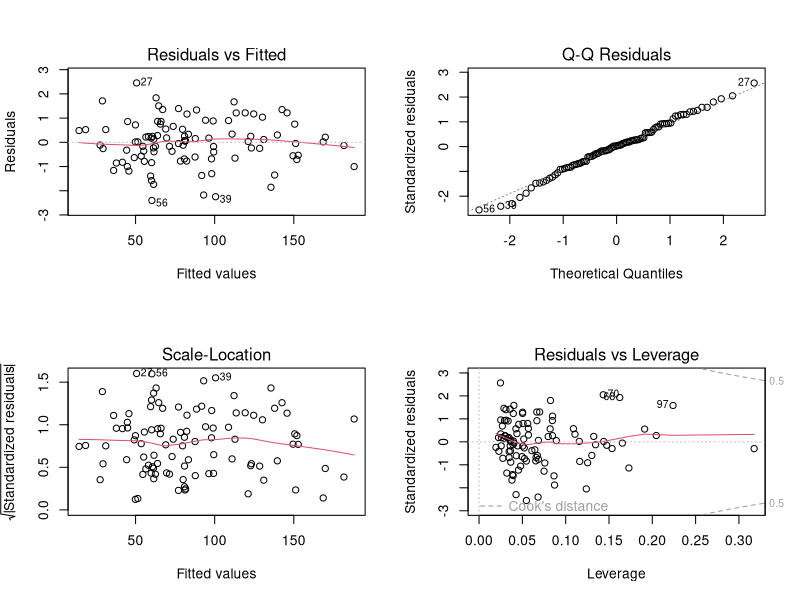
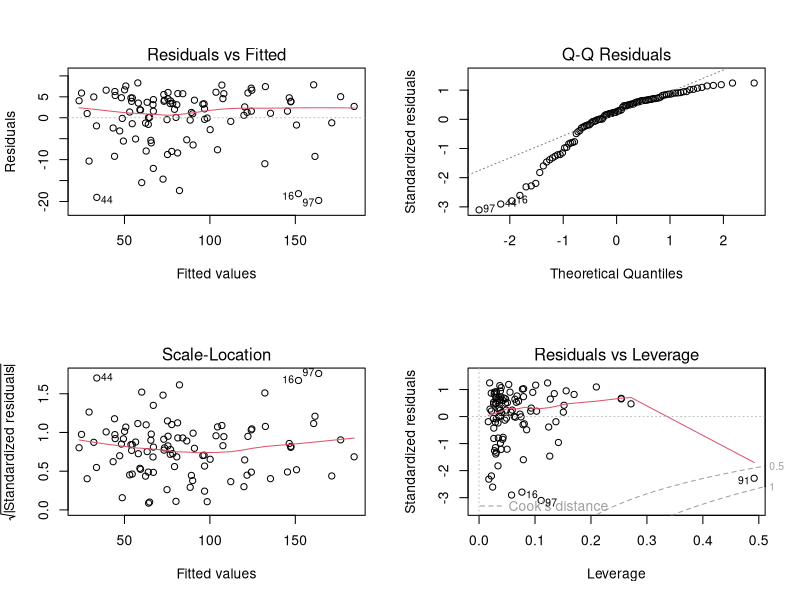
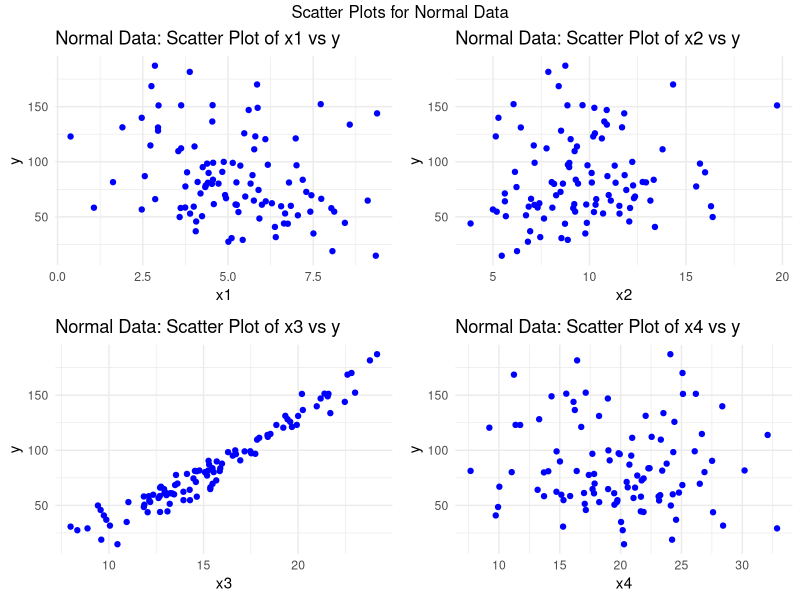
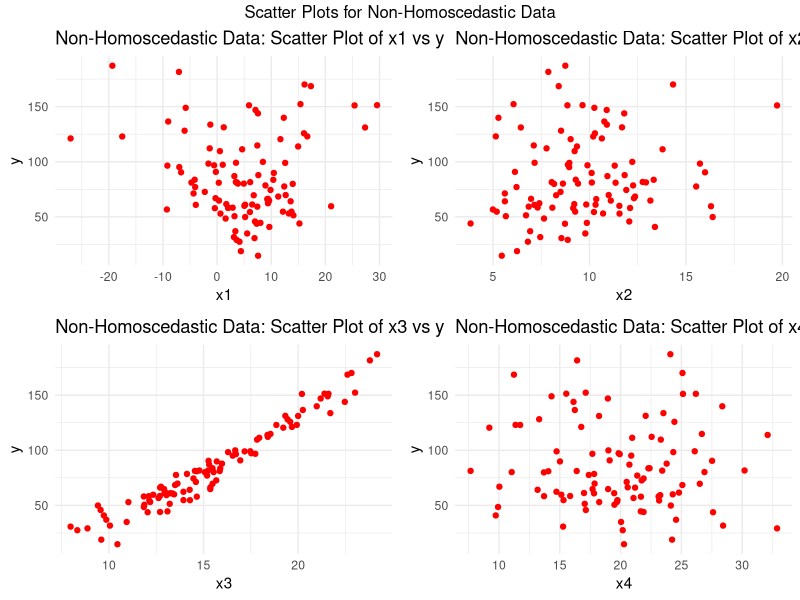
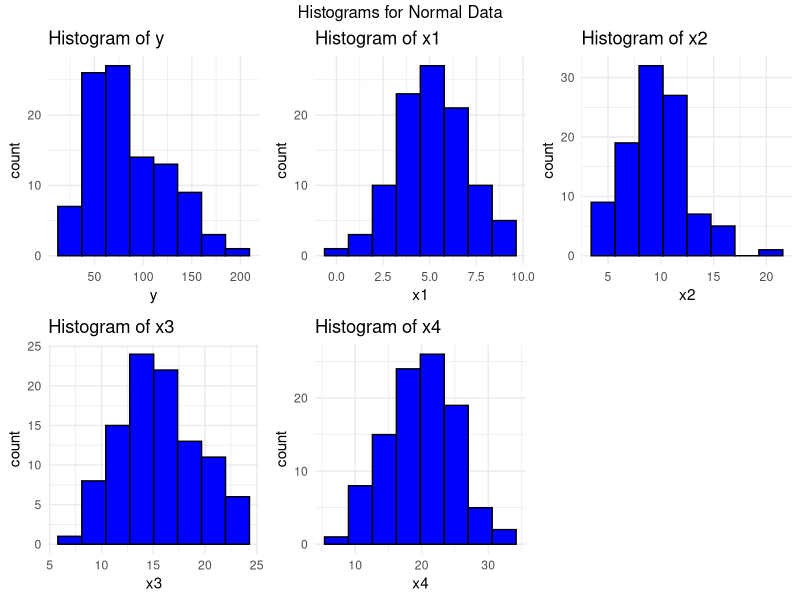
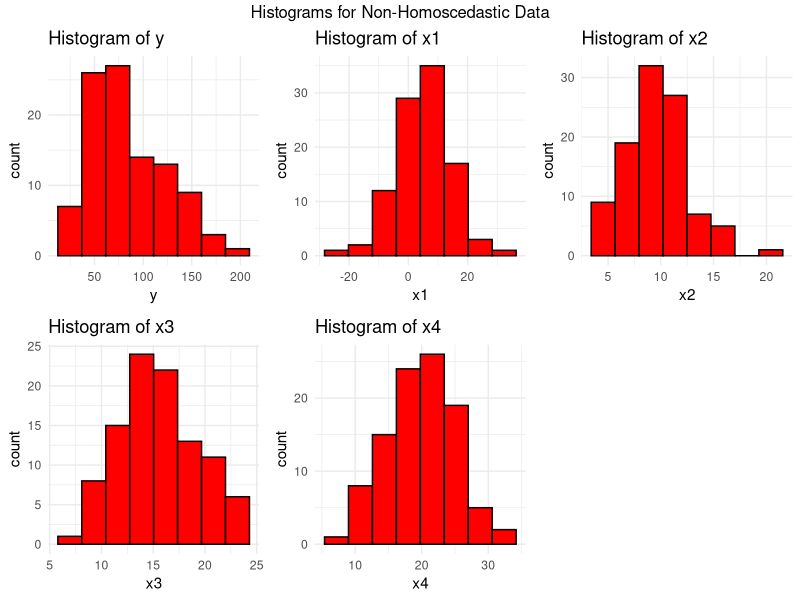

The R source for these figures, in order:
library(ggplot2)
library(gridExtra)

# Set seed for reproducibility
set.seed(123)

# Generate independent variables
n <- 100
x1 <- rnorm(n, mean = 5, sd = 2)
x2 <- rnorm(n, mean = 10, sd = 3)
x3 <- rnorm(n, mean = 15, sd = 4)
x4 <- rnorm(n, mean = 20, sd = 5)

# Generate dependent variable with a polynomial relationship
y <- 3 + 2*x1 - 0.5*x1^2 + 1.5*x2 + 0.3*x3^2 - 0.2*x4 + rnorm(n, mean = 0, sd = 1)

# Create a data frame
data <- data.frame(y, x1, x2, x3, x4)

# Fit a polynomial regression model
model <- lm(y ~ poly(x1, 2) + x2 + poly(x3, 2) + x4, data = data)

# Summary of the model
summary(model)

# Add an error term to x1 that scales with the corresponding y value
x1_new <- x1 + rnorm(n, mean = 0, sd = 0.1 * abs(y))

# Generate new dependent variable with the same polynomial relationship
y_new <- 3 + 2*x1_new - 0.5*x1_new^2 + 1.5*x2 + 0.3*x3^2 - 0.2*x4 + rnorm(n, mean = 0, sd = 1)

# Create a new data frame
data_new <- data.frame(y, x1 = x1_new, x2, x3, x4)

# Fit a new polynomial regression model
model_new <- lm(y ~ poly(x1, 2) + x2 + poly(x3, 2) + x4, data = data_new)

# Summary of the new model
summary(model_new)

# Diagnostic plots for the original model
par(mfrow = c(2, 2))
plot(model)

# Diagnostic plots for the new model
par(mfrow = c(2, 2))
plot(model_new)

# Function to create scatter plots for each numeric column against 'y'
scatter_plots <- function(data, color, title_prefix) {
  lapply(names(data)[-1], function(col) {
    ggplot(data, aes_string(x = col, y = "y")) +
      geom_point(color = color) +
      ggtitle(paste(title_prefix, col, "vs y")) +
      theme_minimal()
  })
}

# Scatter plots for normal data
scatter_plots_normal <- scatter_plots(data, "blue", "Normal Data: Scatter Plot of")
# Scatter plots for non-homoscedastic data
scatter_plots_non_homoscedastic <- scatter_plots(data_new, "red", "Non-Homoscedastic Data: Scatter Plot of")

# Arrange scatter plots in grids
grid.arrange(grobs = scatter_plots_normal, ncol = 2, top = "Scatter Plots for Normal Data")
grid.arrange(grobs = scatter_plots_non_homoscedastic, ncol = 2, top = "Scatter Plots for Non-Homoscedastic Data")

# Function to create histograms for each numeric column
create_histograms <- function(data, color, title_prefix) {
  lapply(names(data), function(col) {
    n_bins <- ceiling(log2(length(data[[col]])) + 1)
    ggplot(data, aes_string(x = col)) +
      geom_histogram(bins = n_bins, fill = color, color = "black") +
      ggtitle(paste(title_prefix, col)) +
      theme_minimal()
  })
}

# Histograms for normal data
histograms_normal <- create_histograms(data, "blue", "Histogram of")
# Histograms for non-homoscedastic data
histograms_non_homoscedastic <- create_histograms(data_new, "red", "Histogram of")

# Arrange histograms in grids
do.call(grid.arrange, c(histograms_normal, ncol = 3, top = "Histograms for Normal Data"))
do.call(grid.arrange, c(histograms_non_homoscedastic, ncol = 3, top = "Histograms for Non-Homoscedastic Data"))
